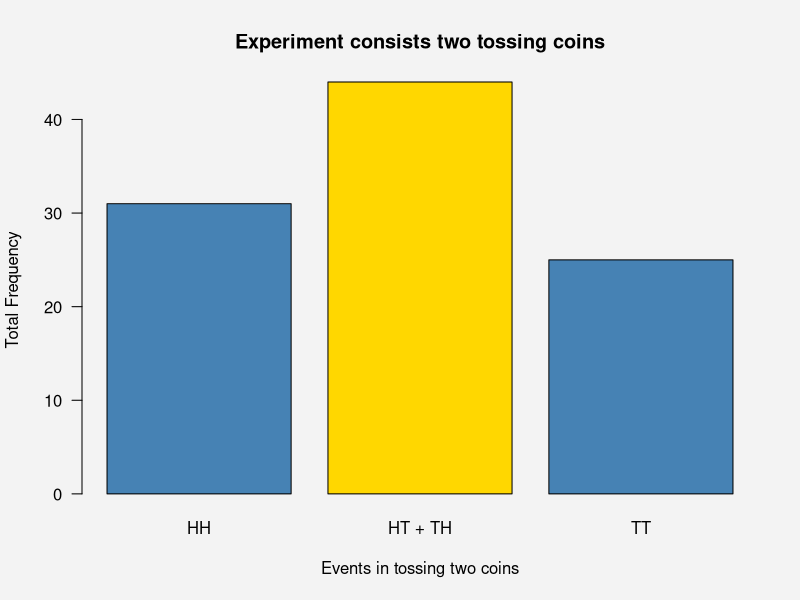
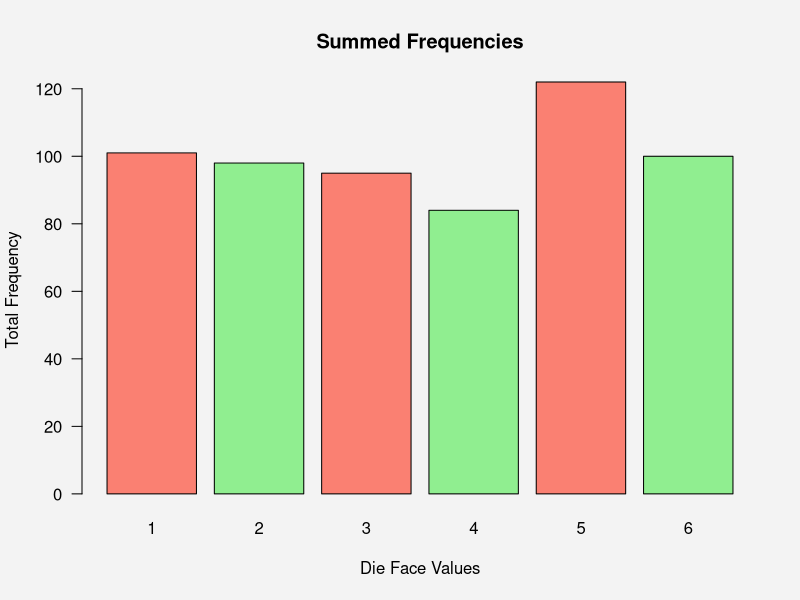
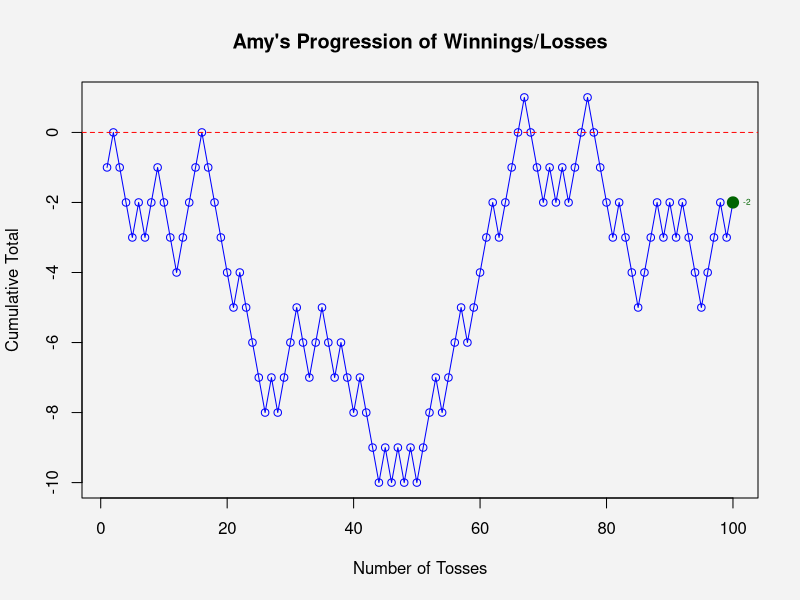

R code for these plots, in order:
## ---- chunk 1
knitr::opts_chunk$set(echo = TRUE)
# install.packages("latex2exp")
# library(latex2exp)
## ---- chunk 2
# Enumerate the sample space whenever two fairs coins tossed:
sample_space <- c("HH", "HT", "TH", "TT")
# In R, we can simulate the relative frequency of the tossing two coin experiment with 100 repetitions through sample() function
experiment_100 <- sample(sample_space, 100, replace = T)

# Preliminary Program Output
print("Here is the frequency distribution of the experiment of tossing two fair coins")
print("HH, and TT are the not desired events, HT and TH are favorable events")
table(experiment_100)

par(bg = "#f3f3f3")
HH_events <- sum(experiment_100 == "HH")
favored_events <- sum(experiment_100 == "HT" | experiment_100 == "TH")
TT_events <- sum(experiment_100 == "TT")

barplot(c("HH" = HH_events, "HT + TH" = favored_events, "TT" = TT_events),  main = "Experiment consists two tossing coins", xlab = "Events in tossing two coins", ylab = "Total Frequency", col = c("steelblue", "gold", "steelblue"), las = 1)
## ---- chunk 3
# Calculate the total number of events
total_events <- HH_events + favored_events + TT_events

# Calculate the relative frequency for each outcome
relative_frequency_HH <- HH_events / total_events
relative_frequency_favored <- favored_events / total_events
relative_frequency_TT <- TT_events / total_events

# Output the relative frequencies
relative_frequencies <- c("HH" = relative_frequency_HH, "HT or TH" = relative_frequency_favored, "TT" = relative_frequency_TT)
print(paste("Hence the estimation of probability of getting a head and a tail in any order would be", relative_frequency_favored*100, "%"))
relative_frequencies
## ---- chunk 4
# When a die (one dice) rolled, enumerate the event possibilities that an even number appears.
even <- c(2,4,6)
# When a die (one dice) rolled, enumerate the event possibilities that not an even number appears.
odd <- c(1,3,5)

# A die whose holding its universal events (sample).
die <- c(even, odd)

# Store the result of the experiment 600 times in a variable
roll_results <- sample(die, 600, replace = T)

# Count the number of times each result appears
roll_counts <- table(roll_results)

par(bg = "#f3f3f3")
# Create a bar plot with these counts
barplot(roll_counts, main = "Summed Frequencies", xlab = "Die Face Values", ylab = "Total Frequency", 
        col = c("salmon", "lightgreen", "salmon", "lightgreen", "salmon", "lightgreen"), las = 1)
## ---- chunk 5
# Determine the relative frequencies on each events
roll_counts/600

print(paste("To begin, the relative probability on getting 1 on the given rolling a die experiment is: ", round(roll_counts[1]/600, 4)))
print(paste("Secondly, the relative probability on getting 2 on the given rolling a die experiment is: ", round(roll_counts[2]/600, 4)))
print(paste("Moreover, the relative probability on getting 3 on the given rolling a die experiment is: ", round(roll_counts[3]/600, 4)))
print(paste("Fourthly, the relative probability on getting 4 on the given rolling a die experiment is: ", round(roll_counts[4]/600, 4)))
print(paste("Subsequently, the relative probability on getting 5 on the given rolling a die experiment is: ", round(roll_counts[5]/600, 4)))
print(paste("Lastly, the relative probability on getting 6 on the given rolling a die experiment is: ", round(roll_counts[6]/600, 4)))
## ---- chunk 6
prob_sample_space_die <- roll_counts[1]/600 + roll_counts[2]/600 + roll_counts[3]/600 + roll_counts[4]/600 + roll_counts[5]/600 + roll_counts[6]/600
print(paste("The probability of the sample space {getting 1,2,3,4,5 or 6} from a rollng die would be: ", prob_sample_space_die*100,"%"))
## ---- chunk 7
# Function to calculate the cumulative sum of winnings or losses
calculate_cumulative_total <- function(gambling_simulation) {
  heads_count <- cumsum(gambling_simulation == 2)
  tails_count <- cumsum(gambling_simulation == -2)
  # Assuming Amy wins on heads and Jane wins on tails
  amy_total <- heads_count - tails_count
  return(amy_total)
}

# Run one long simulation
gambling_simulation <- sample(c(2, -2), 100, replace = TRUE)

# Calculate the cumulative total after each trial
gambling_result <- calculate_cumulative_total(gambling_simulation)

par(bg = "#f3f3f3")
# Plot the progression of cumulative winnings or losses
plot(1:100, gambling_result, type = "o", col = "blue",
     xlab = "Number of Tosses", ylab = "Cumulative Total", main = "Amy's Progression of Winnings/Losses")

# Optional: Add a horizontal line at y=0 to show the break-even point
abline(h = 0, col = "red", lty = 2)

# Highlight the last trial
last_trial <- length(gambling_result)
last_value <- gambling_result[last_trial]

# Add a point for the last trial
points(last_trial, last_value, col = "darkgreen", pch = 19, cex = 1.5)

# Annotate the plot with the value of the last trial
text(last_trial, last_value, labels = paste(last_value, sep=""), cex = 0.5, col = "darkgreen", pos = 4)

## ---- chunk 8
# Calculate the number of times Amy is ahead
times_ahead <- sum(gambling_result > 0)

# Print the number of times Amy is ahead
print(paste("In the gambling simulation so far, Amy is winning ahead from debt or break-even line by", times_ahead, "times!"))
## ---- chunk 9
# Assuming gambling_result contains the cumulative total of Amy's winnings/losses after 100 tosses
final_result <- gambling_result[100]

# Conditional statements to determine the message output
if (final_result > 0) {
  message <- paste("After 100 tosses, Amy is ahead by", final_result, "euros.")
} else if (final_result < 0) {
  message <- paste("After 100 tosses, Amy is behind by", abs(final_result), "euros.")
} else {
  message <- "After 100 tosses, Amy has broken even."
}

# Print the message
print(message)
